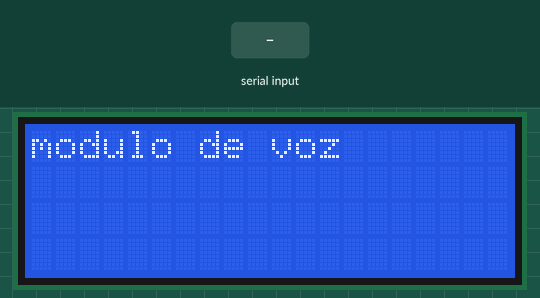
A sketch run on a simulated Arduino Uno, built with avr-gcc and run on an emulated ATmega328P. Parts: 20×4 character LCD. Inputs (shaded band) come from the test bench.

Above: at 1.2 s.
1.3 s: "1" received over Serial
At 3.3 s:
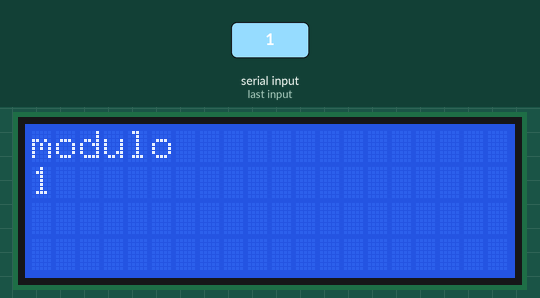
3.8 s: "0" received over Serial
At 5.2 s:
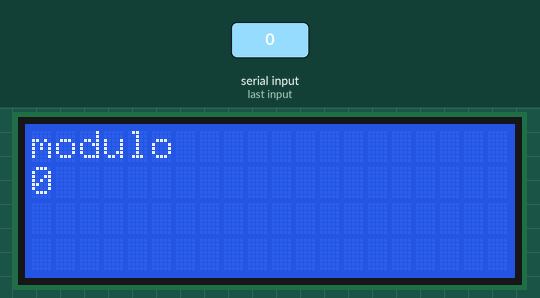
6.3 s: "2" received over Serial
Timing chart, 0 to 9.3 s (numbered marks = the images above; inputs shaded):
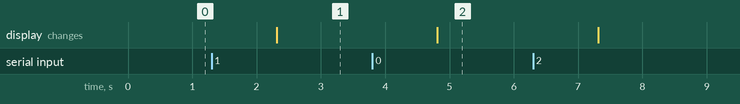

The sketch:

lector_i2c_serial.ino
```cpp
/*
 * Displays text sent over the serial port (e.g. from the Serial Monitor) on
 * an attached LCD.
 * YWROBOT
 *Compatible with the Arduino IDE 1.0
 *Library version:1.1
 */
#include <Wire.h>
#include <LiquidCrystal_I2C.h>

LiquidCrystal_I2C lcd(0x27,20,4);  // set the LCD address to 0x27 for a 16 chars and 2 line display

void setup()
{
  lcd.init();                      // initialize the lcd
  lcd.backlight();
  Serial.begin(9600);
  lcd.clear();
  lcd.print("modulo de voz");
}

void loop()
{
  // when characters arrive over the serial port...
  if (Serial.available()) {
    // wait a bit for the entire message to arrive
    delay(1000);
    // clear the screen
    lcd.clear();
    lcd.setCursor(0,0);
    lcd.print("modulo");
    lcd.setCursor(0,1);
    // read all the available characters
    while (Serial.available() > 0) {
      // display each character to the LCD
      lcd.write(Serial.read());
    }
  }
}
```

Measured:
- after the input at 1.3 s, the display: changes after 1.0 s (image 1)
- after the input at 3.8 s, the display: changes after 1.0 s (image 2)
